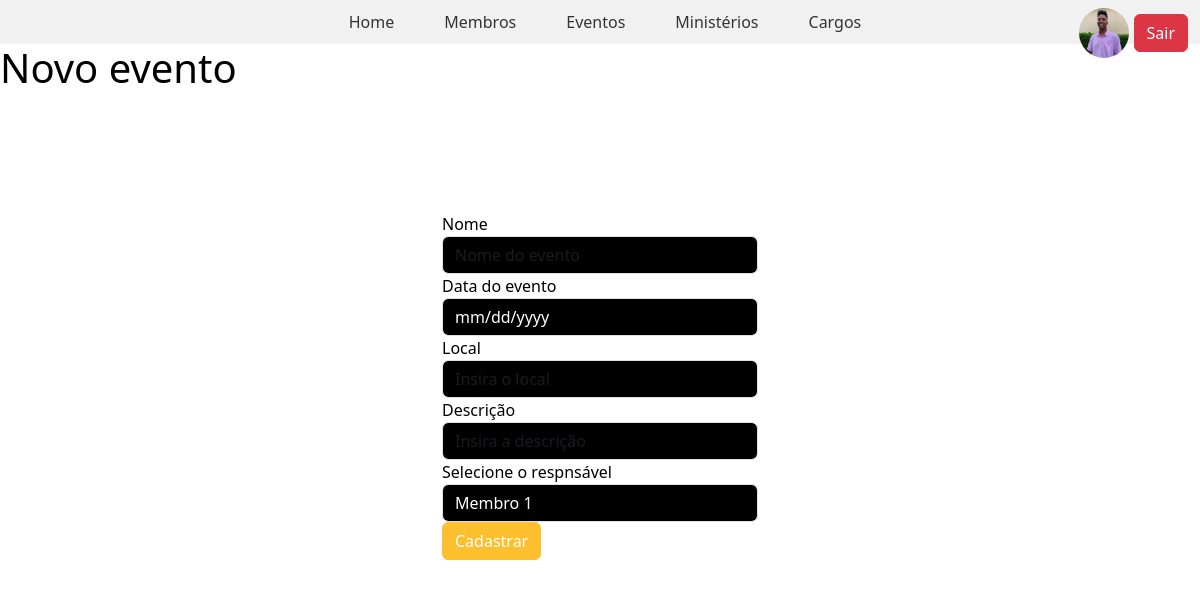
Screenshot of /pages/eventos/new.evento.php (signed in) with the database file from the repository.
### tables this page shows
CREATE TABLE IF NOT EXISTS MENUS(
	POSITION INT NOT NULL,
	NAME VARCHAR(100) NOT NULL UNIQUE,
    PATH VARCHAR(100) NOT NULL UNIQUE
);

CREATE TABLE IF NOT EXISTS USERS (
	ID INT AUTO_INCREMENT PRIMARY KEY,
    NAME VARCHAR(100) NOT NULL,
    USERNAME VARCHAR(50)  UNIQUE NOT NULL,
    EMAIL VARCHAR(100) UNIQUE NOT NULL,
    PASSWORD VARCHAR(100) NOT NULL,
    IMAGE VARCHAR (500),
    ROLE_ID INT NOT NULL
);

### pages/eventos/new.evento.php (the view, shortened to what this page needs)
<?php
include '../../services/connect.php';
$res = mysqli_query($con, "SELECT * FROM MEMBERS");
$members = array();
while ($row = mysqli_fetch_array($res)) {
    $members[] = $row;
}
?>
<!doctype html>
<html lang="en">
<head>
    <link href="https://cdn.jsdelivr.net/npm/bootstrap@5.3.0-alpha3/dist/css/bootstrap.min.css" rel="stylesheet">
    <link rel="stylesheet" href="./new.evento.styles.css" type="text/css">
</head>
<body>
    <?php include '../../components/nav-menu/nav.component.php'; ?>
    <h1>Novo evento</h1>
    <div class="container">
        <div class="row">
            <div class="col-md-6 offset-md-3 col-lg-4 offset-lg-4">
                <div id="loginForm" class="login-form">
                    <form method="post" enctype="multipart/form-data">
                        <div id='input_name' class="form-group">
                            <label for="name">Nome</label>
                            <input type="text" name="name" class="form-control" id="name" placeholder="Nome do evento" required>
                        </div>
                        <div id='input_date' class="form-group">
                            <label for="date">Data do evento</label>
                            <input type="date" name="date" class="form-control" id="date" placeholder="Data do evento" required>
                        </div>
                        <div id='input_local' class="form-group">
                            <label for="local">Local</label>
                            <input type="text" name="local" class="form-control" id="local" placeholder="Insira o local" required>
                        </div>
                        <div id='input_description' class="form-group">
                            <label for="description">Descrição</label>
                            <input type="text" name="description" class="form-control" id="description" placeholder="Insira a descrição" required>
                        </div>
                        <div id='input_member' class="form-group">
                            <label for="member">Selecione o respnsável</label>
                            <select name="member_id" class="form-control" id="member_id" required>
                                <?php
                                foreach ($members as $member) {
                                    echo "<option value='" . $member['ID'] . "'> " . $member['NAME'] . "</option>";
                                }
                                ?>
                            </select>
                        </div>
                        <div class="form-group">
                            <button type="submit" name="submit_button" class="btn btn-primary btn-block">Cadastrar</button>
                        </div>
                    </form>
                </div>
            </div>
        </div>
    </div>
</body>
</html>

### components/nav-menu/nav.component.php (shortened to what this page needs)
<?php
$query = "SELECT * FROM MENUS ORDER BY POSITION ASC";
$res = mysqli_query($con, $query);
$queryUser = "SELECT * FROM USERS WHERE ID = $_SESSION[ID]";
$resUser = mysqli_query($con, $queryUser);
$user = mysqli_fetch_assoc($resUser);
?>
<!DOCTYPE html>
<html>
<head>
    <link rel="stylesheet" type="text/css" href="../../components/nav-menu/nav.styles.css">
</head>
<body>
    <nav>
        <div class="div-menu">
            <ul class="menu">
                <?php
                while ($menu = mysqli_fetch_assoc($res)) {
                    echo "<li><a href='../" . $menu['PATH'] . "'>" . $menu['NAME'] . "</a></li>";
                }
                ?>
            </ul>
            <div class="div-profile">
                <?php
                echo "<img class='img-profile' src='../../" . $user['IMAGE'] . "'/>"
                ?>
                <a class='btn btn-danger' href="../../services/logout.php">Sair</a> <br><br>
            </div>
        </div>
    </nav>
</body>
</html>

### pages/eventos/new.evento.styles.css (style rules this page uses)
body { background-color: #ffffff; color: #000000; }
.container { margin-top: 100px; }
.login-form { background-color: #ffffff; padding: 20px; border-radius: 5px; }
.form-group label { color: #000000; }
.form-control { background-color: #000000; color: #ffffff; }
.btn-primary { background-color: #fcbf2d; border-color: #fcbf2d; }

### components/nav-menu/nav.styles.css (style rules this page uses)
nav { background-color: #f1f1f1; }
.menu { display: flex; justify-content: center; list-style: none; padding: 0; margin: 0; }
.menu li { margin-left: 10px; }
.menu a { display: block; padding: 10px 20px; text-decoration: none; color: #333; }
.div-profile { float: right; margin-top: -3%; margin-right: 1%; }
.img-profile { width: 50px; height: 50px; border-radius: 50%; }

### rows the page displays
menus: NAME "Home"
menus: NAME "Membros"
menus: NAME "Eventos"
menus: NAME "Ministérios"
menus: NAME "Cargos"
users: IMAGE (picture)

### other values shown
form field member_id "Membro 1"
